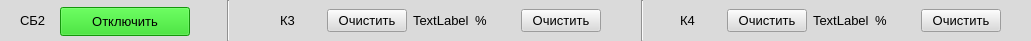
  <widget class="QWidget" name="widget_3" native="true">
   <property name="geometry">
    <rect>
     <x>10</x>
     <y>130</y>
     <width>1031</width>
     <height>41</height>
    </rect>
   </property>
   <property name="styleSheet">
    <string notr="true">background-color: rgb(218, 218, 218);</string>
   </property>
   <widget class="Line" name="line_3">
    <property name="geometry">
     <rect>
      <x>220</x>
      <y>0</y>
      <width>16</width>
      <height>41</height>
     </rect>
    </property>
    <property name="orientation">
     <enum>Qt::Vertical</enum>
    </property>
   </widget>
   <widget class="Line" name="line_4">
    <property name="geometry">
     <rect>
      <x>634</x>
      <y>0</y>
      <width>16</width>
      <height>41</height>
     </rect>
    </property>
    <property name="orientation">
     <enum>Qt::Vertical</enum>
    </property>
   </widget>
   <widget class="QLabel" name="label_12">
    <property name="geometry">
     <rect>
      <x>20</x>
      <y>10</y>
      <width>31</width>
      <height>20</height>
     </rect>
    </property>
    <property name="font">
     <font>
      <pointsize>10</pointsize>
     </font>
    </property>
    <property name="text">
     <string>СБ2</string>
    </property>
   </widget>
   <widget class="QPushButton" name="pushButton_11">
    <property name="geometry">
     <rect>
      <x>60</x>
      <y>7</y>
      <width>130</width>
      <height>29</height>
     </rect>
    </property>
    <property name="font">
     <font>
      <pointsize>10</pointsize>
     </font>
    </property>
    <property name="styleSheet">
     <string notr="true">background-color: rgb(27, 212, 14);</string>
    </property>
    <property name="text">
     <string>Отключить</string>
    </property>
   </widget>
   <widget class="QWidget" name="layoutWidget_2">
    <property name="geometry">
     <rect>
      <x>680</x>
      <y>0</y>
      <width>321</width>
      <height>41</height>
     </rect>
    </property>
    <layout class="QHBoxLayout" name="horizontalLayout_5">
     <item>
      <widget class="QLabel" name="label_13">
       <property name="font">
        <font>
         <pointsize>10</pointsize>
        </font>
       </property>
       <property name="text">
        <string>К4</string>
       </property>
      </widget>
     </item>
     <item>
      <widget class="QPushButton" name="pushButton_12">
       <property name="font">
        <font>
         <pointsize>10</pointsize>
        </font>
       </property>
       <property name="text">
        <string>Очистить</string>
       </property>
      </widget>
     </item>
     <item>
      <widget class="QLabel" name="label_14">
       <property name="font">
        <font>
         <pointsize>10</pointsize>
        </font>
       </property>
       <property name="text">
        <string>TextLabel</string>
       </property>
      </widget>
     </item>
     <item>
      <widget class="QLabel" name="label_15">
       <property name="font">
        <font>
         <pointsize>10</pointsize>
        </font>
       </property>
       <property name="text">
        <string>%</string>
       </property>
      </widget>
     </item>
     <item>
      <widget class="QPushButton" name="pushButton_13">
       <property name="font">
        <font>
         <pointsize>10</pointsize>
        </font>
       </property>
       <property name="text">
        <string>Очистить</string>
       </property>
      </widget>
     </item>
    </layout>
   </widget>
   <widget class="QWidget" name="layoutWidget_3">
    <property name="geometry">
     <rect>
      <x>280</x>
      <y>0</y>
      <width>321</width>
      <height>41</height>
     </rect>
    </property>
    <layout class="QHBoxLayout" name="horizontalLayout_6">
     <item>
      <widget class="QLabel" name="label_16">
       <property name="font">
        <font>
         <pointsize>10</pointsize>
        </font>
       </property>
       <property name="text">
        <string>К3</string>
       </property>
      </widget>
     </item>
     <item>
      <widget class="QPushButton" name="pushButton_14">
       <property name="font">
        <font>
         <pointsize>10</pointsize>
        </font>
       </property>
       <property name="text">
        <string>Очистить</string>
       </property>
      </widget>
     </item>
     <item>
      <widget class="QLabel" name="label_17">
       <property name="font">
        <font>
         <pointsize>10</pointsize>
        </font>
       </property>
       <property name="text">
        <string>TextLabel</string>
       </property>
      </widget>
     </item>
     <item>
      <widget class="QLabel" name="label_18">
       <property name="font">
        <font>
         <pointsize>10</pointsize>
        </font>
       </property>
       <property name="text">
        <string>%</string>
       </property>
      </widget>
     </item>
     <item>
      <widget class="QPushButton" name="pushButton_15">
       <property name="font">
        <font>
         <pointsize>10</pointsize>
        </font>
       </property>
       <property name="text">
        <string>Очистить</string>
       </property>
      </widget>
     </item>
    </layout>
   </widget>
  </widget>
